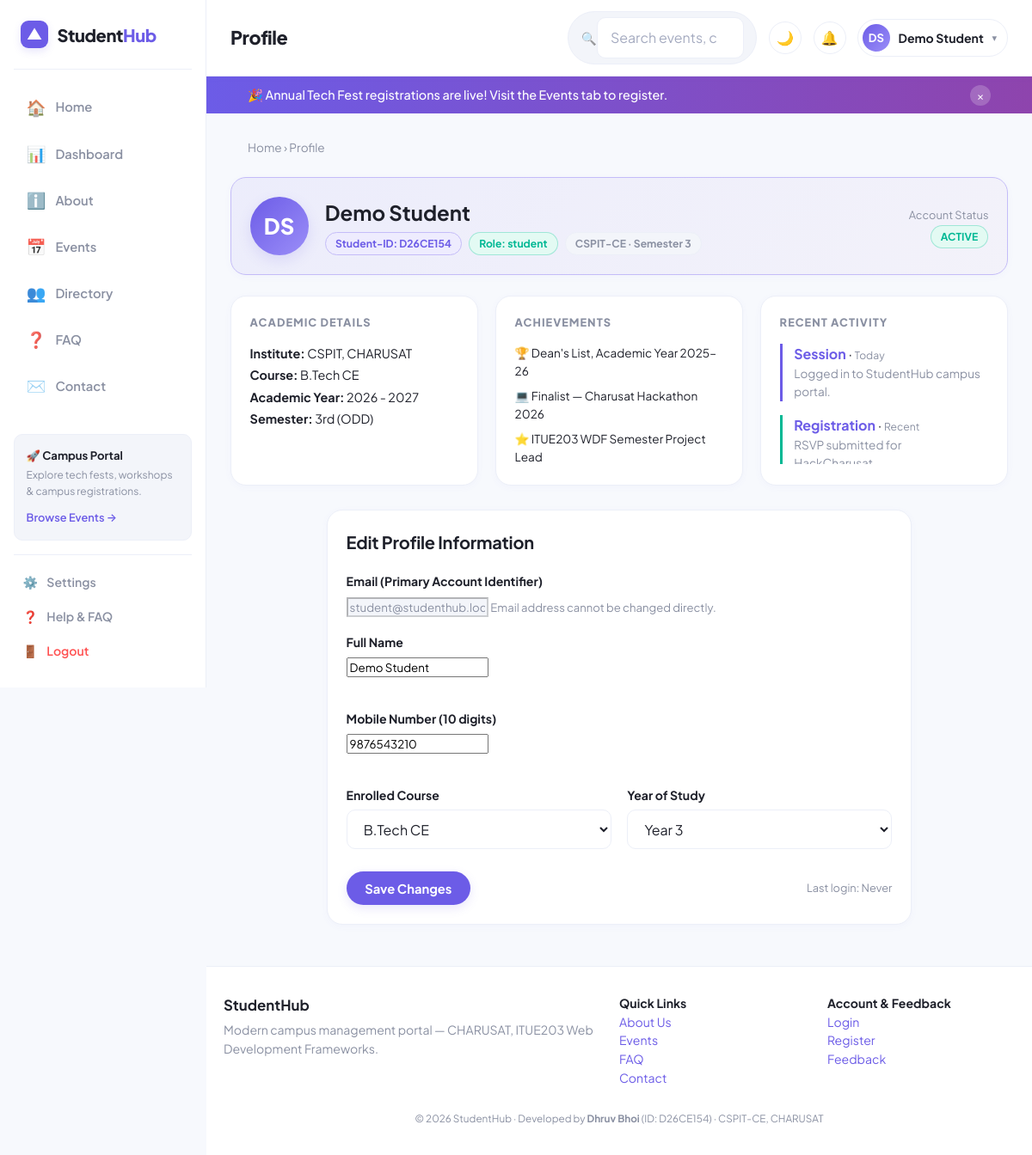
Page /profile.php (signed in) on the earlier database version.
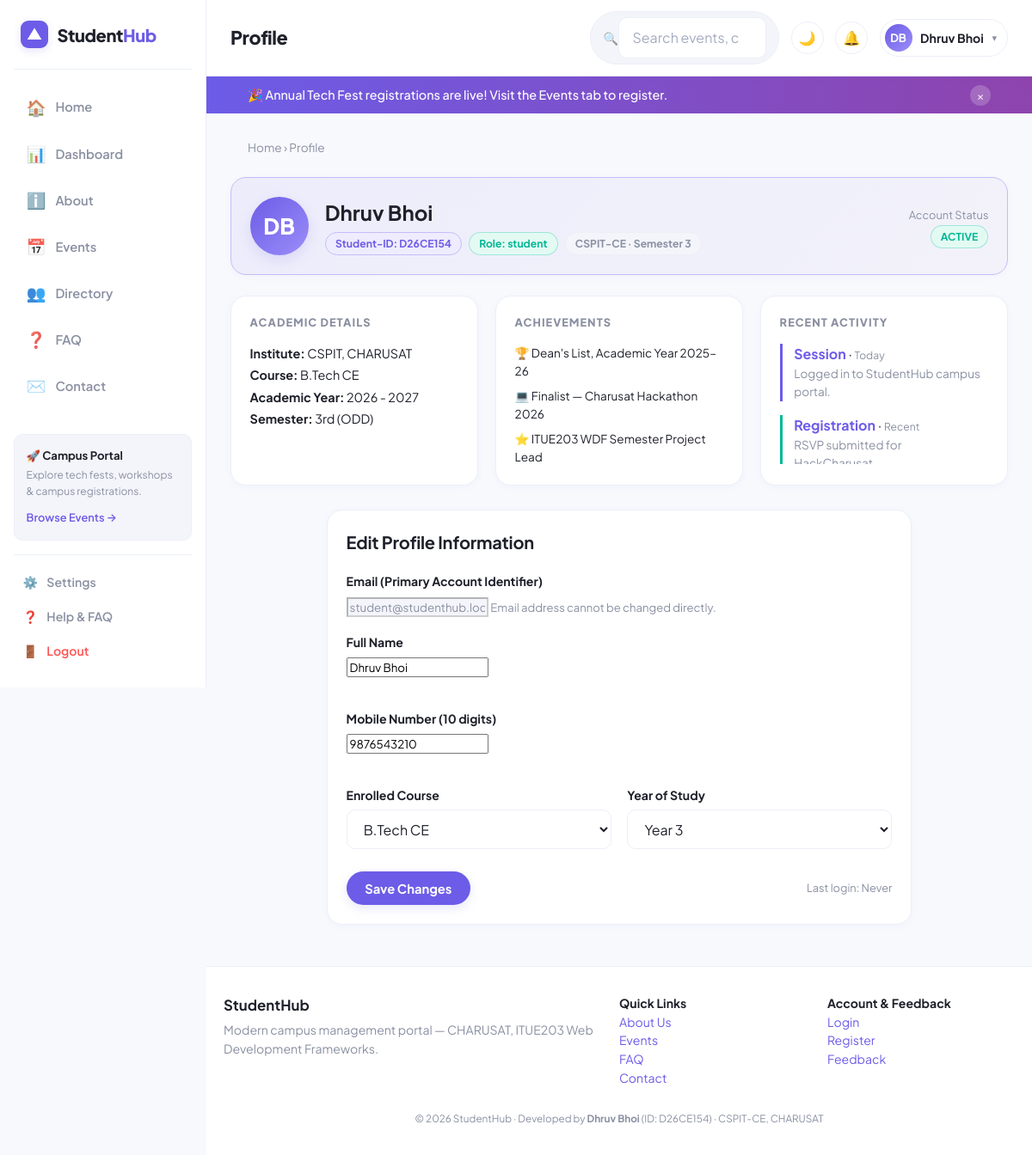
Same page on the later database version.
### tables this page shows
CREATE TABLE students (
  id INT UNSIGNED AUTO_INCREMENT PRIMARY KEY,
  user_id INT UNSIGNED NULL,
  name VARCHAR(80) NOT NULL,
  email VARCHAR(120) NOT NULL UNIQUE,
  mobile CHAR(10) NOT NULL,
  course VARCHAR(40) NOT NULL,
  year TINYINT NOT NULL,
  gender ENUM('Male','Female','Other') NOT NULL,
  state VARCHAR(50) NOT NULL DEFAULT 'Gujarat',
  city VARCHAR(50) NOT NULL DEFAULT 'Anand',
  status ENUM('active','deleted') NOT NULL DEFAULT 'active',
  created_at TIMESTAMP DEFAULT CURRENT_TIMESTAMP,
  FOREIGN KEY (user_id) REFERENCES users(id) ON DELETE SET NULL
);

CREATE TABLE users (
  id INT UNSIGNED AUTO_INCREMENT PRIMARY KEY,
  name VARCHAR(80) NOT NULL,
  email VARCHAR(120) NOT NULL UNIQUE,
  password_hash VARCHAR(255) NOT NULL,
  role ENUM('admin','student') NOT NULL DEFAULT 'student',
  status ENUM('active','inactive') NOT NULL DEFAULT 'active',
  last_login DATETIME NULL,
  created_at TIMESTAMP DEFAULT CURRENT_TIMESTAMP
);

### includes/functions.php (called while the page is built, shortened)
<?php
function e($v): string { return htmlspecialchars((string)$v, ENT_QUOTES, 'UTF-8'); }
function base_url(): string {
    $script = str_replace('\\', '/', $_SERVER['SCRIPT_NAME']);
    return preg_replace('#/(admin|api)/[^/]*$|/[^/]*$#', '/', $script);
}
function current_user(): ?array { return $_SESSION['user'] ?? null; }

### profile.php (the view, shortened to what this page needs)
<?php
$pageTitle = 'Profile';
require_once 'includes/functions.php';
require_once 'includes/db.php';
$uid = current_user()['id'];
$st = $pdo->prepare('SELECT u.*, s.mobile, s.course, s.year, s.gender, s.state, s.city, s.id sid FROM users u LEFT JOIN students s ON s.user_id=u.id WHERE u.id=?');
$st->execute([$uid]);
$p = $st->fetch();
$errors = [];
require 'includes/header.php';
?>
<div class="card" style="margin-bottom:1.5rem; background:linear-gradient(135deg, rgba(108, 92, 231, 0.08), rgba(142, 68, 173, 0.04)); border-color:var(--border-focus)">
  <div style="display:flex; justify-content:space-between; align-items:center; flex-wrap:wrap; gap:1rem">
    <div style="display:flex; align-items:center; gap:1.2rem">
      <div style="width:68px; height:68px; border-radius:50%; background:linear-gradient(135deg, var(--primary), #9B8EF8); color:#fff; display:flex; align-items:center; justify-content:center; font-size:1.6rem; font-weight:800; box-shadow:0 6px 16px var(--primary-glow)">
        <?= e(strtoupper(substr($p['name'], 0, 1) . (strpos($p['name'], ' ') ? substr(explode(' ', $p['name'])[1], 0, 1) : ''))) ?>
      </div>
      <div>
        <h1 style="font-size:1.5rem; margin:0 0 0.25rem"><?= e($p['name']) ?></h1>
        <div style="display:flex; gap:0.5rem; flex-wrap:wrap; align-items:center">
          <span class="badge admin">Student-ID: D26CE154</span>
          <span class="badge active">Role: <?= e($p['role']) ?></span>
          <span class="badge">CSPIT-CE · Semester 3</span>
        </div>
      </div>
    </div>
    <div style="text-align:right">
      <span style="font-size:0.8rem; color:var(--muted)">Account Status</span><br>
      <span class="badge <?= $p['status'] === 'active' ? 'open' : 'closed' ?>"><?= strtoupper($p['status']) ?></span>
    </div>
  </div>
</div>
<div class="grid cols-3" style="margin-bottom:1.75rem">
  <div class="card">
    <span class="section-label">Academic Details</span>
    <p style="margin:0.2rem 0; font-size:0.9rem"><strong>Institute:</strong> CSPIT, CHARUSAT</p>
    <p style="margin:0.2rem 0; font-size:0.9rem"><strong>Course:</strong> <?= e($p['course'] ?? 'B.Tech CE') ?></p>
    <p style="margin:0.2rem 0; font-size:0.9rem"><strong>Academic Year:</strong> 2026 - 2027</p>
    <p style="margin:0.2rem 0; font-size:0.9rem"><strong>Semester:</strong> 3rd (ODD)</p>
  </div>
  <div class="card">
    <span class="section-label">Achievements</span>
    <div style="display:flex; flex-direction:column; gap:0.5rem">
      <div style="font-size:0.85rem">🏆 Dean's List, Academic Year 2025–26</div>
      <div style="font-size:0.85rem">💻 Finalist — Charusat Hackathon 2026</div>
      <div style="font-size:0.85rem">⭐ ITUE203 WDF Semester Project Lead</div>
    </div>
  </div>
  <div class="card">
    <span class="section-label">Recent Activity</span>
    <div class="notice-feed" style="max-height:140px">
      <div class="notice-item">
        <span class="notice-author">Session</span> · <span class="notice-time">Today</span>
        <p class="notice-body">Logged in to StudentHub campus portal.</p>
      </div>
      <div class="notice-item" style="border-left-color:var(--success)">
        <span class="notice-author">Registration</span> · <span class="notice-time">Recent</span>
        <p class="notice-body">RSVP submitted for HackCharusat.</p>
      </div>
    </div>
  </div>
</div>
<div class="card form-card">
  <h2 style="font-size:1.25rem; margin:0 0 1.25rem">Edit Profile Information</h2>
  <form method="post" novalidate>
    <div class="form-grid">
      <div>
        <label for="email">Email (Primary Account Identifier)</label>
        <input id="email" value="<?= e($p['email']) ?>" disabled style="background:var(--surface-subtle); color:var(--muted)">
        <small class="hint">Email address cannot be changed directly.</small>
      </div>
      <div>
        <label for="name">Full Name</label>
        <input id="name" name="name" value="<?= e($p['name']) ?>" required>
        <div class="error-msg"><?= e($errors['name'] ?? '') ?></div>
      </div>
      <?php if ($p['sid']): ?>
      <div>
        <label for="mobile">Mobile Number (10 digits)</label>
        <input id="mobile" name="mobile" value="<?= e($p['mobile']) ?>" maxlength="10">
        <div class="error-msg"><?= e($errors['mobile'] ?? '') ?></div>
      </div>
      <div class="form-grid two">
        <div>
          <label for="course">Enrolled Course</label>
          <select id="course" name="course">
            <?php foreach (COURSES as $c): ?>
              <option <?= $p['course'] === $c ? 'selected' : '' ?>><?= e($c) ?></option>
            <?php endforeach; ?>
          </select>
        </div>
        <div>
          <label for="year">Year of Study</label>
          <select id="year" name="year">
            <?php for ($y = 1; $y <= 4; $y++): ?>
              <option value="<?= $y ?>" <?= $p['year'] == $y ? 'selected' : '' ?>>Year <?= $y ?></option>
            <?php endfor; ?>
          </select>
        </div>
      </div>
      <?php endif; ?>
      <div style="display:flex; justify-content:space-between; align-items:center; margin-top:0.5rem">
        <button class="btn" type="submit">Save Changes</button>
        <span style="font-size:0.8rem; color:var(--muted)">Last login: <?= e($p['last_login'] ?? 'Never') ?></span>
      </div>
    </div>
  </form>
</div>
<?php require 'includes/footer.php'; ?>

### includes/header.php (shortened to what this page needs)
<?php
require_once __DIR__ . '/functions.php';
$pageTitle = $pageTitle ?? 'StudentHub';
$root = base_url();
$cur = basename($_SERVER['SCRIPT_NAME']);
$user = current_user();
$nav = [
    ['index.php', 'Home', '🏠', null],
    ['about.php', 'About', 'ℹ️', null],
    ['events.php', 'Events', '📅', null],
    ['directory.php', 'Directory', '👥', null],
    ['faq.php', 'FAQ', '❓', null],
    ['contact.php', 'Contact', '✉️', null],
    ['feedback.php', 'Feedback', '💬', null],
];
if ($user) {
    array_splice($nav, 1, 0, [['dashboard.php', 'Dashboard', '📊', null]]);
    $nav[] = ['profile.php', 'Profile', '👤', null];
    $nav[] = ['api-demo.php', 'Live Events', '⚡', 'AJAX'];
}
?>
<!DOCTYPE html>
<html lang="en">
<head>
<link rel="stylesheet" href="<?= $root ?>assets/css/style.css">
</head>
<body>
<div class="app-layout">
  <aside class="app-sidebar" id="appSidebar" aria-label="Main Navigation">
    <a class="sidebar-brand" href="<?= $root ?>index.php">
      <div class="sidebar-brand-icon">▲</div>
      <div class="sidebar-brand-title">Student<span>Hub</span></div>
    </a>
    <ul class="sidebar-nav" id="navMenu">
      <?php foreach ($nav as [$href, $label, $icon, $badge]):
        $isActive = ($cur === basename($href));
      ?>
      <li class="sidebar-nav-item">
        <a href="<?= $root . $href ?>" class="<?= $isActive ? 'active' : '' ?>" <?= $isActive ? 'aria-current="page"' : '' ?>>
          <span class="nav-icon" aria-hidden="true"><?= $icon ?></span>
          <span><?= e($label) ?></span>
        </a>
      </li>
      <?php endforeach; ?>
    </ul>
    <div class="sidebar-card">
      <div class="sidebar-card-title">🚀 Campus Portal</div>
      <p style="font-size:0.75rem; margin:0 0 0.5rem; color:var(--muted)">Explore tech fests, workshops & campus registrations.</p>
      <a href="<?= $root ?>events.php">Browse Events &rarr;</a>
    </div>
    <div class="sidebar-footer">
      <?php if ($user): ?>
        <a href="<?= $root ?>profile.php"><span class="nav-icon" aria-hidden="true">⚙️</span> Settings</a>
        <a href="<?= $root ?>faq.php"><span class="nav-icon" aria-hidden="true">❓</span> Help & FAQ</a>
        <a href="<?= $root ?>logout.php" style="color:var(--danger)"><span class="nav-icon" aria-hidden="true">🚪</span> Logout</a>
      <?php else: ?>
        <a href="<?= $root ?>login.php"><span class="nav-icon" aria-hidden="true">🔑</span> Log In</a>
        <a href="<?= $root ?>register.php"><span class="nav-icon" aria-hidden="true">📝</span> Create Account</a>
      <?php endif; ?>
    </div>
  </aside>
  <div class="app-main">
    <header class="app-topbar">
      <div class="topbar-left">
        <h1 class="topbar-greeting">
          <?php if ($user && in_array($cur, ['dashboard.php', 'index.php'])): ?>
            Welcome, <?= e(explode(' ', $user['name'])[0]) ?> 👋
          <?php else: ?>
            <?= e($pageTitle) ?>
          <?php endif; ?>
        </h1>
      </div>
      <div class="topbar-right">
        <div class="topbar-search">
          <span style="opacity:0.6; font-size:0.9rem">🔍</span>
          <input type="search" placeholder="Search events, courses…" onkeydown="if(event.key==='Enter'){location.href='<?= $root ?>events.php?q='+encodeURIComponent(this.value)}">
        </div>
        <button class="icon-btn" id="themeToggle" aria-label="Toggle light/dark theme">🌙</button>
        <a class="icon-btn" href="<?= $root ?>events.php" aria-label="Notifications" title="Announcements">🔔</a>
        <?php if ($user): ?>
          <a class="user-pill" href="<?= $root ?>profile.php">
            <div class="user-avatar"><?= e(strtoupper(substr($user['name'], 0, 1) . (strpos($user['name'], ' ') ? substr(explode(' ', $user['name'])[1], 0, 1) : ''))) ?></div>
            <span class="user-pill-name"><?= e($user['name']) ?></span>
            <span style="font-size:0.7rem; color:var(--muted)">▾</span>
          </a>
        <?php else: ?>
          <a class="btn small" href="<?= $root ?>login.php">Log In</a>
          <a class="btn small secondary" href="<?= $root ?>register.php">Sign Up</a>
        <?php endif; ?>
      </div>
    </header>
    <div class="banner" id="banner" role="status">
      <div class="container">
        <span>🎉 Annual Tech Fest registrations are live! Visit the Events tab to register.</span>
        <button id="bannerClose" aria-label="Dismiss notification">&times;</button>
      </div>
    </div>
    <?php if ($cur !== 'index.php'): ?>
    <div class="container" style="padding-top:0.6rem">
      <nav class="breadcrumb" aria-label="Breadcrumb"><a href="<?= $root ?>index.php">Home</a> › <span><?= e($pageTitle) ?></span></nav>
    </div>
    <?php endif; ?>
    <main id="main" class="content-body">

### includes/footer.php (shortened to what this page needs)
    </main>
    <footer class="site-footer">
      <div class="container footer-grid">
        <div>
          <strong style="color:var(--text); font-size:1.05rem">StudentHub</strong>
          <p style="margin-top:0.35rem">Modern campus management portal — CHARUSAT, ITUE203 Web Development Frameworks.</p>
        </div>
        <div>
          <strong style="color:var(--text)">Quick Links</strong><br>
          <a href="<?= base_url() ?>about.php">About Us</a><br>
          <a href="<?= base_url() ?>events.php">Events</a><br>
          <a href="<?= base_url() ?>faq.php">FAQ</a><br>
          <a href="<?= base_url() ?>contact.php">Contact</a>
        </div>
        <div>
          <strong style="color:var(--text)">Account & Feedback</strong><br>
          <a href="<?= base_url() ?>login.php">Login</a><br>
          <a href="<?= base_url() ?>register.php">Register</a><br>
          <a href="<?= base_url() ?>feedback.php">Feedback</a>
        </div>
      </div>
      <div class="container" style="margin-top:1.5rem; text-align:center"><small>&copy; <?= date('Y') ?> StudentHub · Developed by <strong>Dhruv Bhoi</strong> (ID: D26CE154) · CSPIT-CE, CHARUSAT</small></div>
    </footer>
  </div>
</div>
</body>
</html>

Differences in the rows shown:
changed students "B.Tech CE": user.name "DS" → "DB"; user.name "Demo Student" → "Dhruv Bhoi"; name "Demo Student" → "Dhruv Bhoi"
